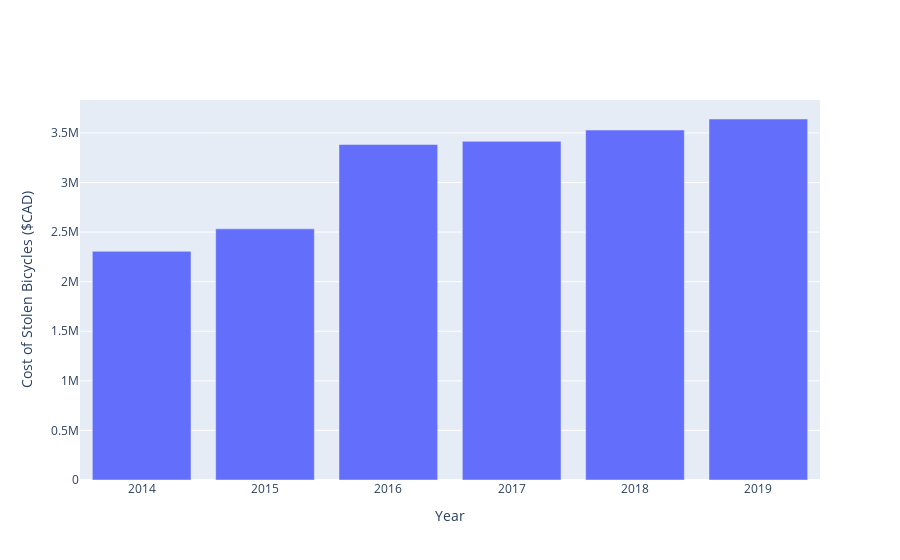

Notebook code cell kept with this figure:
### Markdown cell above
# Cost

### Code cell
cost_df = pd.DataFrame()
cost_df['year'] = dtdf.year
cost_df['cost'] = crimes.Cost_of_Bike

yearly_cost = cost_df.groupby("year").sum()
graph = go.Bar(x=yearly_cost.index, y=yearly_cost.cost)
yc = go.Figure(graph)
yc.update_layout(yaxis=go.layout.YAxis(title=go.layout.yaxis.Title(text="Cost of Stolen Bicycles ($CAD)")),
                  xaxis=go.layout.XAxis(title=go.layout.xaxis.Title(text="Year")))
yc

### Figure 1 — Plotly figure (JSON) as saved in the notebook; plotly's stock layout.template omitted (floating-point values rounded to 4 significant figures)
{"data": [{"type": "bar", "x": [2014, 2015, 2016, 2017, 2018, 2019], "y": [2306000.0, 2532000.0, 3383000.0, 3415000.0, 3529000.0, 3640000.0]}], "layout": {"xaxis": {"title": {"text": "Year"}}, "yaxis": {"title": {"text": "Cost of Stolen Bicycles ($CAD)"}}}}
